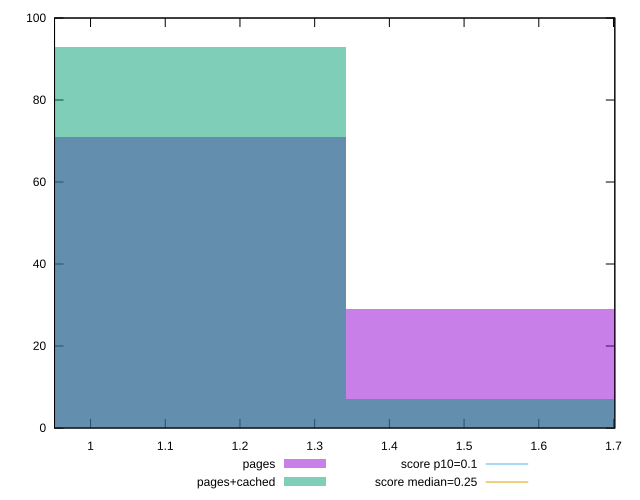

Source code (gnuplot):
reset

$pages <<EOF
1.0738193656390533 71
1.61072904845858 29
EOF

$pagesCached <<EOF
1.0738193656390533 93
1.61072904845858 7
EOF

set key outside below
set boxwidth 0.5369096828195267
set xrange [0.9517913771735298:1.7017826402452256]
set yrange [0:100]
set trange [0:100]
set style fill transparent solid 0.5 noborder

set parametric
set terminal svg size 640, 500 enhanced background rgb 'white'
set output "report_00015_2021-02-09T16-11-33.973Z/cumulative-layout-shift/comparison/histogram/0_vs_1.svg"

plot $pages title "pages" with boxes, \
     $pagesCached title "pages+cached" with boxes, \
     0.1,t title "score p10=0.1", \
     0.25,t title "score median=0.25"

reset
